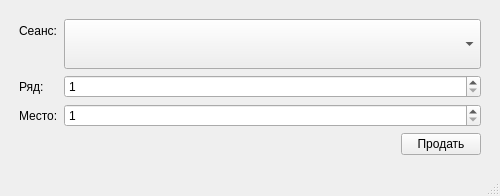
<?xml version="1.0" encoding="UTF-8"?>
<ui version="4.0">
 <class>MainWindow</class>
 <widget class="QMainWindow" name="MainWindow">
  <property name="geometry">
   <rect>
    <x>0</x>
    <y>0</y>
    <width>500</width>
    <height>193</height>
   </rect>
  </property>
  <property name="windowTitle">
   <string>MainWindow</string>
  </property>
  <widget class="QWidget" name="centralwidget">
   <layout class="QVBoxLayout" name="verticalLayout_2">
    <item>
     <layout class="QVBoxLayout" name="verticalLayout" stretch="1,0">
      <property name="leftMargin">
       <number>10</number>
      </property>
      <property name="topMargin">
       <number>10</number>
      </property>
      <property name="rightMargin">
       <number>10</number>
      </property>
      <property name="bottomMargin">
       <number>10</number>
      </property>
      <item>
       <layout class="QFormLayout" name="formLayout">
        <item row="0" column="0">
         <widget class="QLabel" name="label">
          <property name="text">
           <string>Сеанс:</string>
          </property>
         </widget>
        </item>
        <item row="0" column="1">
         <widget class="QComboBox" name="sessionInput">
          <property name="minimumSize">
           <size>
            <width>0</width>
            <height>50</height>
           </size>
          </property>
         </widget>
        </item>
        <item row="1" column="0">
         <widget class="QLabel" name="label_2">
          <property name="text">
           <string>Ряд:</string>
          </property>
         </widget>
        </item>
        <item row="1" column="1">
         <widget class="QSpinBox" name="columnInput">
          <property name="minimum">
           <number>1</number>
          </property>
         </widget>
        </item>
        <item row="2" column="0">
         <widget class="QLabel" name="label_3">
          <property name="text">
           <string>Место:</string>
          </property>
         </widget>
        </item>
        <item row="2" column="1">
         <widget class="QSpinBox" name="rowInput">
          <property name="minimum">
           <number>1</number>
          </property>
         </widget>
        </item>
       </layout>
      </item>
      <item>
       <layout class="QHBoxLayout" name="horizontalLayout">
        <item>
         <spacer name="horizontalSpacer">
          <property name="orientation">
           <enum>Qt::Horizontal</enum>
          </property>
          <property name="sizeHint" stdset="0">
           <size>
            <width>40</width>
            <height>20</height>
           </size>
          </property>
         </spacer>
        </item>
        <item>
         <widget class="QPushButton" name="sellBtn">
          <property name="text">
           <string>Продать</string>
          </property>
         </widget>
        </item>
       </layout>
      </item>
     </layout>
    </item>
   </layout>
  </widget>
  <widget class="QStatusBar" name="statusbar"/>
 </widget>
 <resources/>
 <connections/>
</ui>
